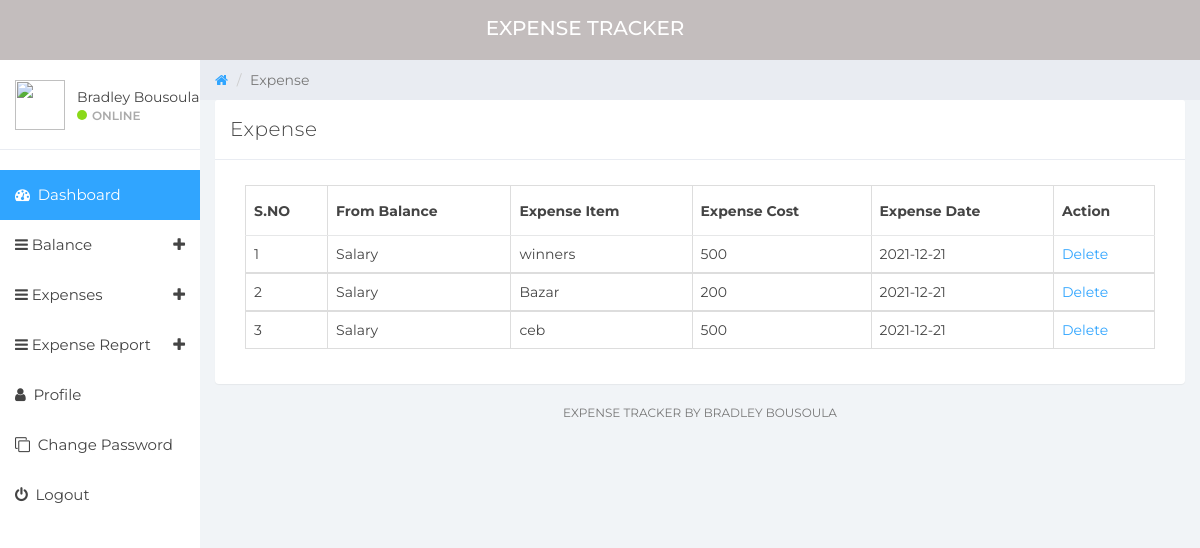
Page /manage-expense.php (signed in) on the committed database.
### tables this page shows
CREATE TABLE IF NOT EXISTS `tbluser` (
  `ID` int(10) NOT NULL AUTO_INCREMENT,
  `FullName` varchar(150) DEFAULT NULL,
  `Email` varchar(200) DEFAULT NULL,
  `MobileNumber` bigint(8) DEFAULT NULL,
  `Password` varchar(200) DEFAULT NULL,
  `RegDate` timestamp NOT NULL DEFAULT CURRENT_TIMESTAMP,
  PRIMARY KEY (`ID`)
);

CREATE TABLE IF NOT EXISTS `tblexpense` (
  `ID` int(10) NOT NULL AUTO_INCREMENT,
  `UserId` int(10) NOT NULL,
  `ExpenseDate` date DEFAULT NULL,
  `ExpenseItem` varchar(200) DEFAULT NULL,
  `ExpenseCost` varchar(200) DEFAULT NULL,
  `NoteDate` timestamp NULL DEFAULT CURRENT_TIMESTAMP,
  `BalanceID` varchar(200) DEFAULT NULL,
  PRIMARY KEY (`ID`),
  KEY `UserId` (`UserId`)
);

CREATE TABLE IF NOT EXISTS `tblbalance` (
  `BalanceID` int(10) NOT NULL AUTO_INCREMENT,
  `UserId` int(10) NOT NULL,
  `BalanceDate` date DEFAULT NULL,
  `BalanceCategory` varchar(200) DEFAULT NULL,
  `BalanceAmount` varchar(200) DEFAULT NULL,
  `NoteDate` timestamp NULL DEFAULT CURRENT_TIMESTAMP,
  PRIMARY KEY (`BalanceID`),
  KEY `UserId` (`UserId`)
);

### manage-expense.php (the view, shortened to what this page needs)
  <?php
if (strlen($_SESSION['detsuid']==0)) {
  header('location:logout.php');
  } else{
?>
  <!DOCTYPE html>
  <html>
  <head>
      <link href="css/bootstrap.min.css" rel="stylesheet">
      <link href="css/font-awesome.min.css" rel="stylesheet">
      <link href="css/datepicker3.css" rel="stylesheet">
      <link href="css/styles.css" rel="stylesheet">
  </head>
  <body>
      <?php include_once('includes/header.php');?>
      <?php include_once('includes/sidebar.php');?>
      <div class="col-sm-9 col-sm-offset-3 col-lg-10 col-lg-offset-2 main">
          <div class="row">
              <ol class="breadcrumb">
                  <li><a href="#">
                          <em class="fa fa-home"></em>
                      </a></li>
                  <li class="active">Expense</li>
              </ol>
          </div>
          <div class="row">
              <div class="col-lg-12">
                  <div class="panel panel-default">
                      <div class="panel-heading">Expense</div>
                      <div class="panel-body">
                          <div class="col-md-12">
                              <div class="table-responsive">
                                  <table class="table table-bordered mg-b-0">
                                      <thead>
                                          <tr>
                                              <th>S.NO</th>
                                              <th>From Balance</th>
                                              <th>Expense Item</th>
                                              <th>Expense Cost</th>
                                              <th>Expense Date</th>
                                              <th>Action</th>
                                          </tr>
                                      </thead>
                                      <?php
              $userid=$_SESSION['detsuid'];
$expense_data=mysqli_query($con,"SELECT * FROM tblexpense INNER JOIN tblbalance ON tblexpense.BalanceID = tblbalance.BalanceID where tblexpense.UserId='$userid'");
$cnt=1;
while ($row=mysqli_fetch_array($expense_data)) {
?>
                                      <tbody>
                                          <tr>
                                              <td><?php echo $cnt;?></td>
                                              <td><?php  echo $row['BalanceCategory'];?></td>
                                              <td><?php  echo $row['ExpenseItem'];?></td>
                                              <td><?php  echo $row['ExpenseCost'];?></td>
                                              <td><?php  echo $row['ExpenseDate'];?></td>
                                              <td><a href="manage-expense.php?delid=<?php echo $row['ID'];?>">Delete</a>
                                          </tr>
                                          <?php
$cnt=$cnt+1;
}?>
                                      </tbody>
                                  </table>
                              </div>
                          </div>
                      </div>
                  </div>
              </div>
              <?php include_once('includes/footer.php');?>
          </div>
      </div>
  </body>
  </html>
  <?php }  ?>

### includes/header.php (shortened to what this page needs)
<nav class="navbar navbar-custom navbar-fixed-top" role="navigation">
    <div class="container-fluid">
        <div class="navbar-header">
            <a class="navbar-brand" href="dashboard.php"><span>Expense tracker</span></a>
        </div>
    </div>
</nav>

### includes/sidebar.php (shortened to what this page needs)
<?php
include('includes/dbconnection.php');
?>
<div id="sidebar-collapse" class="col-sm-3 col-lg-2 sidebar">
    <div class="profile-sidebar">
        <div class="profile-userpic">
            <img src="https://img.icons8.com/ios-filled/50/000000/name.png" class="img-responsive" alt="">
        </div>
        <div class="profile-usertitle">
            <?php
$uid=$_SESSION['detsuid'];
$ret=mysqli_query($con,"select FullName from tbluser where ID='$uid'");
$row=mysqli_fetch_array($ret);
$name=$row['FullName'];
?>
            <div class="profile-usertitle-name"><?php echo $name; ?></div>
            <div class="profile-usertitle-status"><span class="indicator label-success"></span>Online</div>
        </div>
    </div>
    <ul class="nav menu">
        <li class="active"><a href="dashboard.php"><em class="fa fa-dashboard">&nbsp;</em> Dashboard</a></li>
        <li class="parent "><a data-toggle="collapse" href="#sub-item-1">
                <em class="fa fa-navicon">&nbsp;</em>Balance <span data-toggle="collapse" href="#sub-item-1"
                    class="icon pull-right"><em class="fa fa-plus"></em></span>
            </a>
        </li>
        <li class="parent "><a data-toggle="collapse" href="#sub-item-2">
                <em class="fa fa-navicon">&nbsp;</em>Expenses <span data-toggle="collapse" href="#sub-item-2"
                    class="icon pull-right"><em class="fa fa-plus"></em></span>
            </a>
        </li>
        <li class="parent "><a data-toggle="collapse" href="#sub-item-3">
                <em class="fa fa-navicon">&nbsp;</em>Expense Report <span data-toggle="collapse" href="#sub-item-3"
                    class="icon pull-right"><em class="fa fa-plus"></em></span>
            </a>
        </li>
        <li><a href="user-profile.php"><em class="fa fa-user">&nbsp;</em> Profile</a></li>
        <li><a href="change-password.php"><em class="fa fa-clone">&nbsp;</em> Change Password</a></li>
        <li><a href="logout.php"><em class="fa fa-power-off">&nbsp;</em> Logout</a></li>
    </ul>
</div>

### includes/footer.php
<div class="col-sm-12">
    <p class="back-link">Expense Tracker By Bradley Bousoula</a>
    </p>
</div>

### css/styles.css (style rules this page uses)
body { background: #f1f4f7; padding-top: 60px; font-size: 14px; color: #444444; font-family: "Montserrat", "Helvetica Neue", Helvetica, Arial, sans-serif; }
p { color: #777; }
a, a:hover, a:focus { color: #30a5ff; }
.navbar-custom { background: #c3bdbd; height: 60px; }
.navbar-header .navbar-brand { color: #fff; font-size: 20px; text-transform: uppercase; font-weight: 500; height: 60px; padding-top: 18px; width: 100%; text-align: center; }
.navbar-header .navbar-brand span { color: #fff; }
.label-success { background-color: #8ad919; }
.panel { border: 0; }
.panel-heading { font-size: 20px; font-weight: 300; letter-spacing: 0.025em; height: 60px; line-height: 38px; }
.panel-default .panel-heading { background: #fff; border-bottom: 1px solid #e9ecf2; color: #444444; }
.navbar { border: 0; }
.sidebar { display: block; padding: 0; display: none; box-shadow: none; background: #fff; }
.sidebar ul { margin: 20px 0px; }
@media (min-width: 768px) { .sidebar { display: block; position: fixed; top: 60px; bottom: 0; left: 0; z-index: 1000; display: block; margin: 0; padding: 0; overflow-x: hidden; overflow-y: auto; } }
@media (min-width: 768px) { .navbar-header { width: 100%; } }
.sidebar ul.nav .active a, .sidebar ul.nav li.parent a.active, .sidebar ul.nav .active > a:hover, .sidebar ul.nav li.parent a.active:hover, .sidebar ul.nav .active > a:focus, .sidebar ul.nav li.parent a.active:focus { color: #fff; background-color: #30a5ff; }
.sidebar ul.nav li a { height: 50px; font-size: 15px; line-height: 2em; color: #444444; }
.profile-sidebar { display: flex; padding: 10px 0; border-bottom: 1px solid #e9ecf2; }
.indicator { width: 10px; height: 10px; display: inline-block; border-radius: 9999px; margin-right: 5px; }
.profile-userpic img { float: left; margin: 10px 0px 0px 15px; width: 50px; height: 50px; }
.profile-usertitle { float: left; text-align: left; margin: 17px 0 0 12px; }
.profile-usertitle-name { font-size: 14px; margin-bottom: 0px; }
.profile-usertitle-status { text-transform: uppercase; color: #aaa; font-size: 12px; font-weight: 600; margin-bottom: 15px; }
.breadcrumb { border-radius: 0; padding: 10px 15px 10px 15px; background: #e9ecf2; margin: 0; }
.table { background: #fff; }
.table > thead > tr > th { border-bottom: 1px solid #e6e7e8; vertical-align: middle; height: 50px; }
p.back-link { text-align: center; margin-bottom: 20px; font-size: 12px; text-transform: uppercase; }

### rows in the picture
tbluser: FullName "Bradley Bousoula"
tblexpense: BalanceID.BalanceCategory "Salary", ExpenseItem "winners", ExpenseCost "500", ExpenseDate "2021-12-21"
tblexpense: BalanceID.BalanceCategory "Salary", ExpenseItem "Bazar", ExpenseCost "200", ExpenseDate "2021-12-21"
tblexpense: BalanceID.BalanceCategory "Salary", ExpenseItem "ceb", ExpenseCost "500", ExpenseDate "2021-12-21"
